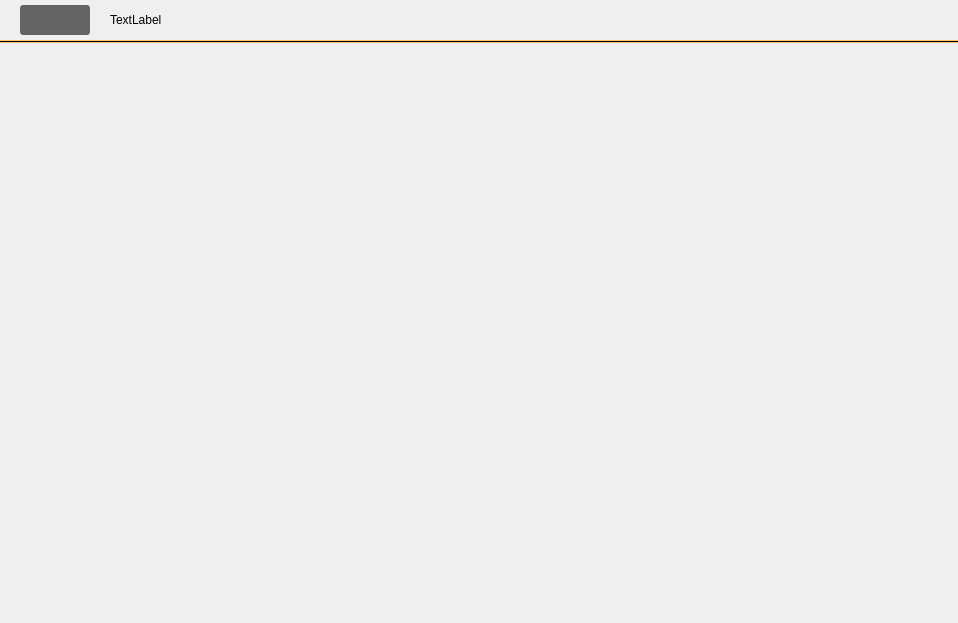
<?xml version="1.0" encoding="UTF-8"?>
<ui version="4.0">
 <class>VersionListView</class>
 <widget class="QFrame" name="VersionListView">
  <property name="geometry">
   <rect>
    <x>0</x>
    <y>0</y>
    <width>958</width>
    <height>623</height>
   </rect>
  </property>
  <property name="windowTitle">
   <string>Frame</string>
  </property>
  <layout class="QVBoxLayout" name="verticalLayout">
   <property name="spacing">
    <number>0</number>
   </property>
   <property name="leftMargin">
    <number>0</number>
   </property>
   <property name="topMargin">
    <number>0</number>
   </property>
   <property name="rightMargin">
    <number>0</number>
   </property>
   <property name="bottomMargin">
    <number>0</number>
   </property>
   <item>
    <widget class="QFrame" name="frame_backButtonPanel">
     <property name="minimumSize">
      <size>
       <width>0</width>
       <height>40</height>
      </size>
     </property>
     <property name="maximumSize">
      <size>
       <width>16777215</width>
       <height>40</height>
      </size>
     </property>
     <property name="frameShape">
      <enum>QFrame::NoFrame</enum>
     </property>
     <property name="frameShadow">
      <enum>QFrame::Raised</enum>
     </property>
     <layout class="QHBoxLayout" name="horizontalLayout_19">
      <property name="spacing">
       <number>20</number>
      </property>
      <property name="leftMargin">
       <number>20</number>
      </property>
      <property name="topMargin">
       <number>0</number>
      </property>
      <property name="rightMargin">
       <number>0</number>
      </property>
      <property name="bottomMargin">
       <number>0</number>
      </property>
      <item>
       <widget class="QPushButton" name="pushButton_backButton">
        <property name="minimumSize">
         <size>
          <width>70</width>
          <height>30</height>
         </size>
        </property>
        <property name="maximumSize">
         <size>
          <width>70</width>
          <height>30</height>
         </size>
        </property>
        <property name="styleSheet">
         <string notr="true">QPushButton{
	background-image: url(:/icons/Assets/icons/back.png);
background-color: rgb(100, 100, 100);
border-radius:3px;
border:none;
background-repeat: no-repeat;
background-position: center;
	color: rgb(255, 255, 255);
	font: 87 10pt &quot;Segoe UI Black&quot;;
}


QPushButton::hover{
background-color: rgb(80, 80, 80);
}</string>
        </property>
        <property name="text">
         <string/>
        </property>
       </widget>
      </item>
      <item>
       <widget class="QLabel" name="label_navigatePath">
        <property name="text">
         <string>TextLabel</string>
        </property>
       </widget>
      </item>
      <item>
       <spacer name="horizontalSpacer_7">
        <property name="orientation">
         <enum>Qt::Horizontal</enum>
        </property>
        <property name="sizeHint" stdset="0">
         <size>
          <width>907</width>
          <height>20</height>
         </size>
        </property>
       </spacer>
      </item>
     </layout>
    </widget>
   </item>
   <item>
    <widget class="Line" name="line">
     <property name="styleSheet">
      <string notr="true">background-color: rgb(255, 190, 111);</string>
     </property>
     <property name="frameShadow">
      <enum>QFrame::Plain</enum>
     </property>
     <property name="orientation">
      <enum>Qt::Horizontal</enum>
     </property>
    </widget>
   </item>
   <item>
    <widget class="QFrame" name="frame_listview">
     <property name="frameShape">
      <enum>QFrame::NoFrame</enum>
     </property>
     <property name="frameShadow">
      <enum>QFrame::Raised</enum>
     </property>
    </widget>
   </item>
  </layout>
 </widget>
 <resources/>
 <connections/>
</ui>
